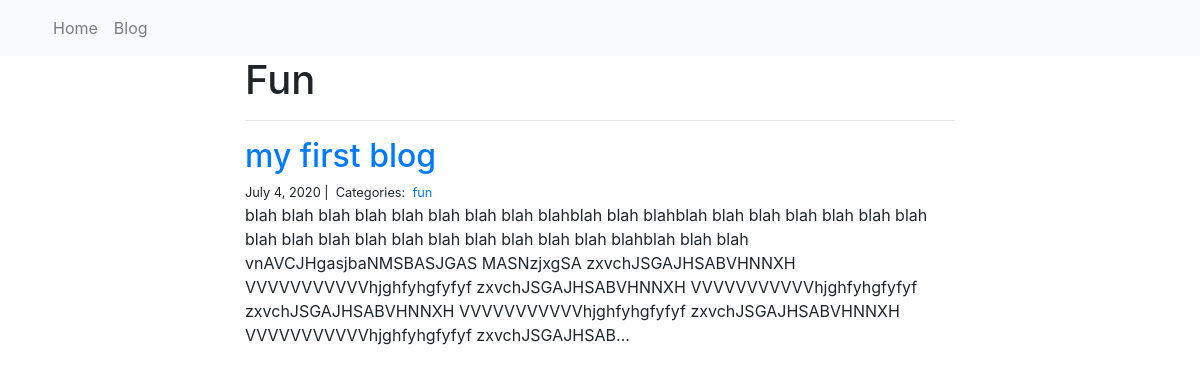
Screenshot of /fun/ with the database file from the repository.
### blog/models.py (models this page shows)
class Category(models.Model):
    name = models.CharField(max_length=20)

class Post(models.Model):
    title = models.CharField(max_length=255)
    body = models.TextField()
    created_on = models.DateTimeField(auto_now_add=True)
    last_modified = models.DateTimeField(auto_now=True)
    categories = models.ManyToManyField("Category", related_name="posts")

### blog/views.py (the view)
# urls.py: path("<category>/", views.blog_category, name="blog_category"),
def blog_category(request, category):
    posts = Post.objects.filter(categories__name__contains=category).order_by(
        "-created_on"
    )
    context = {"category": category, "posts": posts}
    return render(request, "blog_category.html", context)

### blog/templates/blog_category.html
{% extends "base.html" %}
{% block page_content %}
<div class="col-md-8 offset-md-2">
    <h1>{{ category | title }}</h1>
    <hr>
    {% for post in posts %}
        <h2><a href="{% url 'blog_detail' post.pk%}">{{ post.title }}</a></h2>
        <small>
            {{ post.created_on.date }} |&nbsp;
            Categories:&nbsp;
            {% for category in post.categories.all %}
            <a href="{% url 'blog_category' category.name %}">
                {{ category.name }}
            </a>&nbsp;
            {% endfor %}
        </small>
        <p>{{ post.body | slice:":400" }}...</p>
    {% endfor %}
</div>
{% endblock %}

### rows the page displays
Category: name "Fun", name "fun"
Post: title "my first blog", created_on "July 4, 2020", body "blah blah blah blah blah blah blah blah blahblah blah blahblah blah blah blah blah blah blah blah blah blah blah blah blah blah blah blah blah blahblah blah blah vnAVCJHgasjbaNMSBASJGAS MASNzjxgSA zxvchJSGAJHSABVHNNXH VVVVVVVVVVVhjghfyhgfyfyf zxvchJSGAJHSABVHNNXH VVVVVVVVVVVhjghfyhgfyfyf zxvchJSGAJHSABVHNNXH VVVVVVVVVVVhjghfyhgfyfyf zxvchJSGAJHSABVHNNXH VVVVVVVVVVVhjghfyhgfyfyf zxvchJSGAJHSAB"
